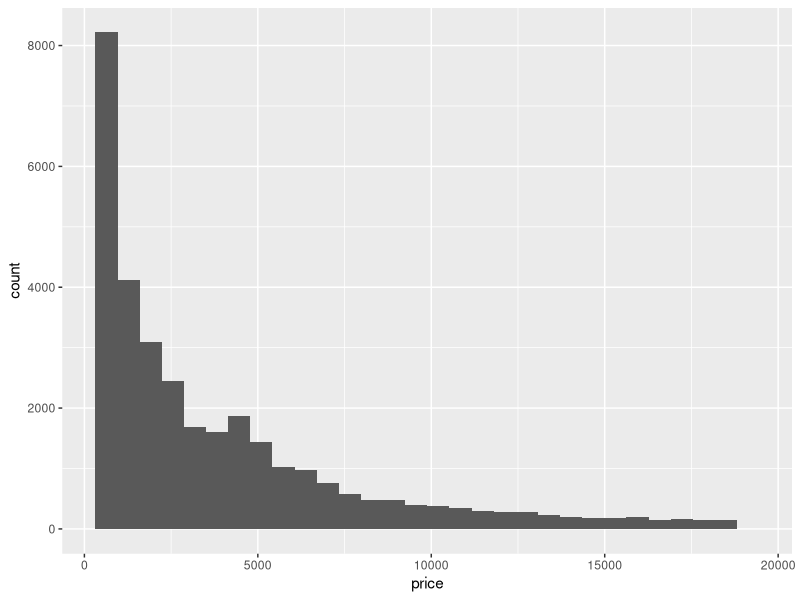
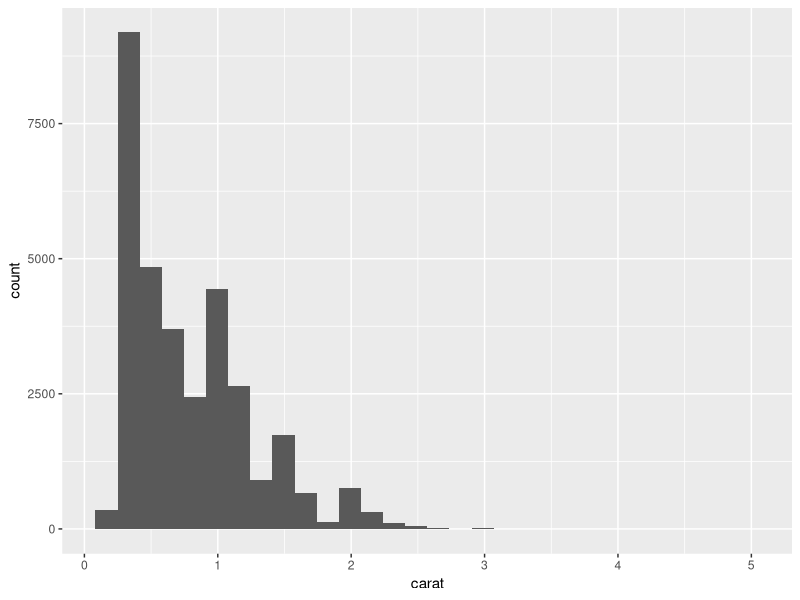

Reproduce these figures in R, in order. (Note: this script raises an error after producing the figures.)
library(tidyverse)

# check out our data (included with 'tidyverse' package)
diamonds

# training/test/validation split
set.seed(12345)
train.proportion <- 0.6
test.proportion <- 0.2
validation.proportion <- 0.2

# pull out the training data
train.index <- sample(1:nrow(diamonds), nrow(diamonds)*train.proportion)
train.data <- diamonds[train.index,]

# select test and validation from what's left over
holdout.data <- diamonds[-train.index,]
test.index <- sample(1:nrow(holdout.data), nrow(diamonds)*test.proportion)
test.data <- holdout.data[test.index,]
validation.data <- holdout.data[-test.index,]

### a bit of data exploration ###

# 'price' data distribution
summary(train.data$price)
ggplot(data=train.data) +
  geom_histogram(mapping = aes(x=price))

# 'carat' data distribution
summary(train.data$carat)
ggplot(data=train.data) +
  geom_histogram(mapping = aes(x=carat))

# price vs carat
ggplot(data=train.data[train.plot.sample.idx,]) + 
  geom_point(mapping = aes(x=carat,y=price))


### train a linear regression model using a single variable, carat, as predictor
carat.lm <- lm(data = train.data, price ~ carat)
summary(carat.lm)

train.data$price.pred.carat <- predict(carat.lm, newdata=train.data)

# sample just 1000 points from the training data for easy plotting
train.plot.sample.idx <- sample(1:nrow(train.data), 1000)


# plot price vs. the model predictions
ggplot(data=train.data[train.plot.sample.idx,]) + 
  geom_point(mapping = aes(x=price.pred.carat,y=price)) +
  geom_abline(intercept=0, slope=1, color="red")

# compare with the plot of price vs carat directly
ggplot(data=train.data[train.plot.sample.idx,]) + 
  geom_point(mapping = aes(x=carat,y=price))

# ...in other words
ggplot(data=train.data[train.plot.sample.idx,]) + 
  geom_point(mapping = aes(x=carat,y=price.pred.carat))


# plot price vs. the model predictions with forced equal x, y scales
ggplot(data=train.data[train.plot.sample.idx,]) + 
  geom_point(mapping = aes(x=price.pred.carat,y=price)) +
  coord_equal(ratio=1) +
  geom_abline(intercept=0, slope=1, color="red")

# note: some price predictions are less than 0 - why is this?


# check out the distribution of residuals for this model
train.data$carat.lm.residuals <- train.data$price - train.data$price.pred.carat
ggplot(data=train.data[train.plot.sample.idx,]) +
  geom_histogram(mapping = aes(x=carat.lm.residuals)) + 
  geom_vline(xintercept = 0, color="red")

# linear regression assumes error is normally distributed - are we close?


### Polynomial models ###

# try adding a higher-order term
# aka fitting price to a 2nd-order polynomial of carat
carat.lm.poly.2 <- lm(data = train.data, price ~ carat + I(carat^2))
summary(carat.lm.poly.2)

# plot price vs predicted price for the polynomial model
train.data$price.pred.carat.poly.2 <- predict(carat.lm.poly.2, newdata=train.data)
ggplot(data=train.data[train.plot.sample.idx,]) + 
  geom_point(mapping = aes(x=price.pred.carat.poly.2,y=price)) +
  coord_equal(ratio=1) + 
  geom_abline(intercept=0, slope=1, color="red")

# look at the distribution of residuals
train.data$residuals.carat.poly.2 <- train.data$price - train.data$price.pred.carat.poly.2
ggplot(data=train.data[train.plot.sample.idx,]) +
  geom_histogram(mapping = aes(x=residuals.carat.poly.2)) + 
  geom_vline(xintercept = 0, color="red")

# try a 3rd-order polynomial
carat.lm.poly.3 <- lm(data = train.data, price ~ carat + I(carat^2) + I(carat^3))
summary(carat.lm.poly.3)

# plot price vs predicted price for the 3rd-order polynomial model
train.data$price.pred.carat.poly.3 <- predict(carat.lm.poly.3, newdata=train.data)

ggplot(data=train.data[train.plot.sample.idx,]) + 
  geom_point(mapping = aes(x=price.pred.carat.poly.3,y=price)) +
  coord_equal(ratio=1) + 
  geom_abline(intercept=0, slope=1, color="red")

# look at the distribution of residuals for the poly 3 model
train.data$residuals.carat.poly.3 <- train.data$price - train.data$price.pred.carat.poly.3
ggplot(data=train.data[train.plot.sample.idx,]) +
  geom_histogram(mapping = aes(x=residuals.carat.poly.3)) + 
  geom_vline(xintercept = 0, color="red")

# compare performance of each model against the validation set

# compute predicted price by each model for the validation set
validation.data$price.pred.carat.lm <- predict(carat.lm, newdata=validation.data)
validation.data$price.pred.carat.poly.2 <- predict(carat.lm.poly.2, newdata=validation.data)
validation.data$price.pred.carat.poly.3 <- predict(carat.lm.poly.3, newdata=validation.data)

# look at some actual accuracy metrics
library(forecast)
accuracy(validation.data$price.pred.carat.lm, validation.data$price)
accuracy(validation.data$price.pred.carat.poly.2, validation.data$price)
accuracy(validation.data$price.pred.carat.poly.3, validation.data$price)

# ME: Mean Error
# RMSE: Root Mean Squared Error
# MAE: Mean Absolute Error
# MPE: Mean Percentage Error
# MAPE: Mean Absolute Percentage Error

# simple R-squared for validation data predictions vs validation data actual prices
cor(validation.data$price.pred.carat.lm, validation.data$price)^2
cor(validation.data$price.pred.carat.poly.2, validation.data$price)^2
cor(validation.data$price.pred.carat.poly.3, validation.data$price)^2

# is this a good measure of actual model performance?
# does it have any weak spots?
cor(validation.data$price.pred.carat.lm, validation.data$price)^2
cor(validation.data$price.pred.carat.lm + 100000, validation.data$price)^2

# an unbiased statistic that is comparable to R-squared
# but against out-of-sample data
rsq.holdout <- function(preds, actuals) {
  SSE <- sum((actuals - preds) ^ 2)
  SST <- sum((actuals - mean(actuals)) ^ 2)
  rsq.holdout.value <- (1 - SSE / SST)
  return(rsq.holdout.value)
}

# both versions for simple linear model
cor(validation.data$price.pred.carat.lm, validation.data$price)^2
rsq.holdout(validation.data$price.pred.carat.lm, validation.data$price)

# both versions for poly 2 model
cor(validation.data$price.pred.carat.poly.2, validation.data$price)^2
rsq.holdout(validation.data$price.pred.carat.poly.2, validation.data$price)

# both versions for poly 3 model
cor(validation.data$price.pred.carat.poly.3, validation.data$price)^2
rsq.holdout(validation.data$price.pred.carat.poly.3, validation.data$price)

# what about adjusted R-squared? Do we need to account for model complexity when 
# measuring against out-of-sample data?


### Why not use higher-order polynomials all the time? ###

# try with a tiny training dataset
set.seed(11235)
train.data.tiny.index <- sample(1:nrow(train.data), 10)
train.data.tiny <- train.data[train.data.tiny.index,]

ggplot(data=train.data.tiny) + 
  geom_point(mapping = aes(x = carat, y = price))

# train our 3 polynomial models on the tiny dataset
tiny.poly.1 <- lm(data=train.data.tiny, price ~ carat)
summary(tiny.poly.1)

tiny.poly.2 <- lm(data=train.data.tiny, price ~ carat + I(carat^2))
summary(tiny.poly.2)

tiny.poly.3 <- lm(data=train.data.tiny, price ~ carat + I(carat^2) + I(carat^3))
summary(tiny.poly.3)

tiny.poly.5 <- lm(data=train.data.tiny, price ~ carat + I(carat^2) + I(carat^3)
                  + I(carat^4) + I(carat^5))
summary(tiny.poly.5)

tiny.poly.8 <- lm(data=train.data.tiny, price ~ carat + I(carat^2) + I(carat^3)
                  + I(carat^4) + I(carat^5) + I(carat^6) + I(carat^7)+ I(carat^8))
summary(tiny.poly.8)
# look at the curves fit by each model

# simple linear model
tiny.poly.1$coefficients
ggplot(data=train.data.tiny) + 
  geom_point(mapping = aes(x = carat, y = price)) + 
  stat_function(geom = "line",
                fun = function(x) tiny.poly.1$coefficients[1] + 
                  tiny.poly.1$coefficients[2]*x
                ) + 
  ggtitle("Linear Model")


# 2nd-order polynomial
tiny.poly.2$coefficients
ggplot(data=train.data.tiny) + 
  geom_point(mapping = aes(x = carat, y = price)) + 
  stat_function(geom = "line",
                fun = function(x) tiny.poly.2$coefficients[1] + 
                  tiny.poly.2$coefficients[2]*x + 
                  tiny.poly.2$coefficients[3]*x^2
  ) + 
  ggtitle("Polynomial Order 2")

# 3rd-order polynomial
tiny.poly.3$coefficients
ggplot(data=train.data.tiny) + 
  geom_point(mapping = aes(x = carat, y = price)) + 
  stat_function(geom = "line",
                fun = function(x) tiny.poly.3$coefficients[1] + 
                  tiny.poly.3$coefficients[2]*x + 
                  tiny.poly.3$coefficients[3]*x^2 + 
                  tiny.poly.3$coefficients[4]*x^3
  ) + 
  ggtitle("Polynomial Order 3")


# 5th-order polynomial
tiny.poly.5$coefficients
ggplot(data=train.data.tiny) + 
  geom_point(mapping = aes(x = carat, y = price)) + 
  stat_function(geom = "line",
                fun = function(x) tiny.poly.5$coefficients[1] + 
                  tiny.poly.5$coefficients[2]*x + 
                  tiny.poly.5$coefficients[3]*x^2 + 
                  tiny.poly.5$coefficients[4]*x^3 + 
                  tiny.poly.5$coefficients[5]*x^4 + 
                  tiny.poly.5$coefficients[6]*x^5
  ) + 
  ggtitle("Polynomial Order 5")

# what happens when we extrapolate?
ggplot(data=train.data.tiny) + 
  geom_point(mapping = aes(x = carat, y = price)) + 
  stat_function(geom = "line",
                fun = function(x) tiny.poly.5$coefficients[1] + 
                  tiny.poly.5$coefficients[2]*x + 
                  tiny.poly.5$coefficients[3]*x^2 + 
                  tiny.poly.5$coefficients[4]*x^3 + 
                  tiny.poly.5$coefficients[5]*x^4 + 
                  tiny.poly.5$coefficients[6]*x^5
  ) + xlim(0,2) + 
  ggtitle("Polynomial Order 5")

# 8th-order polynomial
tiny.poly.8$coefficients
ggplot(data=train.data.tiny) + 
  geom_point(mapping = aes(x = carat, y = price)) + 
  stat_function(geom = "line",
                fun = function(x) tiny.poly.8$coefficients[1] + 
                  tiny.poly.8$coefficients[2]*x + 
                  tiny.poly.8$coefficients[3]*x^2 + 
                  tiny.poly.8$coefficients[4]*x^3 + 
                  tiny.poly.8$coefficients[5]*x^4 + 
                  tiny.poly.8$coefficients[6]*x^5 + 
                  tiny.poly.8$coefficients[7]*x^6 + 
                  tiny.poly.8$coefficients[8]*x^7 + 
                  tiny.poly.8$coefficients[9]*x^8
  ) + 
  ggtitle("Polynomial Order 8")

# check out the validation results
validation.data$val.preds.tiny.poly.1 <- predict(tiny.poly.1, newdata = validation.data)
ggplot(data=validation.data) +
  geom_point(mapping = aes(x=val.preds.tiny.poly.1, y=price)) +
  coord_equal(ratio=1) + 
  geom_abline(intercept=0, slope=1, color="red") + 
  ggtitle("Tiny Polynomial Model 1")

validation.data$val.preds.tiny.poly.2 <- predict(tiny.poly.2, newdata = validation.data)
ggplot(validation.data) +
  geom_point(mapping = aes(x=val.preds.tiny.poly.2, y=price)) +
  coord_equal(ratio=1) + 
  geom_abline(intercept=0, slope=1, color="red") + 
  ggtitle("Tiny Polynomial Model 2")

validation.data$val.preds.tiny.poly.3 <- predict(tiny.poly.3, newdata = validation.data)
ggplot(validation.data) +
  geom_point(mapping = aes(x=val.preds.tiny.poly.3, y=price)) +
  coord_equal(ratio=1) + 
  geom_abline(intercept=0, slope=1, color="red") + 
  ggtitle("Tiny Polynomial Model 3")

validation.data$val.preds.tiny.poly.5 <- predict(tiny.poly.5, newdata = validation.data)
ggplot(validation.data) +
  geom_point(mapping = aes(x=val.preds.tiny.poly.5, y=price)) +
  geom_abline(intercept=0, slope=1, color="red") + 
  ggtitle("Tiny Polynomial Model 5")

validation.data$val.preds.tiny.poly.8 <- predict(tiny.poly.8, newdata = validation.data)
ggplot(validation.data) +
  geom_point(mapping = aes(x=val.preds.tiny.poly.8, y=price)) +
  geom_abline(intercept=0, slope=1, color="red") + 
  ggtitle("Tiny Polynomial Model 8")

# some predictions WAY off for the higher-order models - why is this?

# compare accuracy measures across models
library(forecast)
accuracy(validation.data$val.preds.tiny.poly.1, validation.data$price)
accuracy(validation.data$val.preds.tiny.poly.2, validation.data$price)
accuracy(validation.data$val.preds.tiny.poly.3, validation.data$price)
accuracy(validation.data$val.preds.tiny.poly.5, validation.data$price)
accuracy(validation.data$val.preds.tiny.poly.8, validation.data$price)

# ME: Mean Error
# RMSE: Root Mean Squared Error
# MAE: Mean Absolute Error
# MPE: Mean Percentage Error
# MAPE: Mean Absolute Percentage Error

# simple R-squared for validation data
cor(validation.data$val.preds.tiny.poly.1, validation.data$price) ^ 2
cor(validation.data$val.preds.tiny.poly.2, validation.data$price) ^ 2
cor(validation.data$val.preds.tiny.poly.3, validation.data$price) ^ 2
cor(validation.data$val.preds.tiny.poly.5, validation.data$price) ^ 2
cor(validation.data$val.preds.tiny.poly.8, validation.data$price) ^ 2


# what is our best guess at real model performance?
# note: this is why we have validation and test data
test.data$predicted.price <- predict(carat.lm.poly.3, newdata=test.data)
cor(test.data$predicted.price, test.data$price) ^ 2
